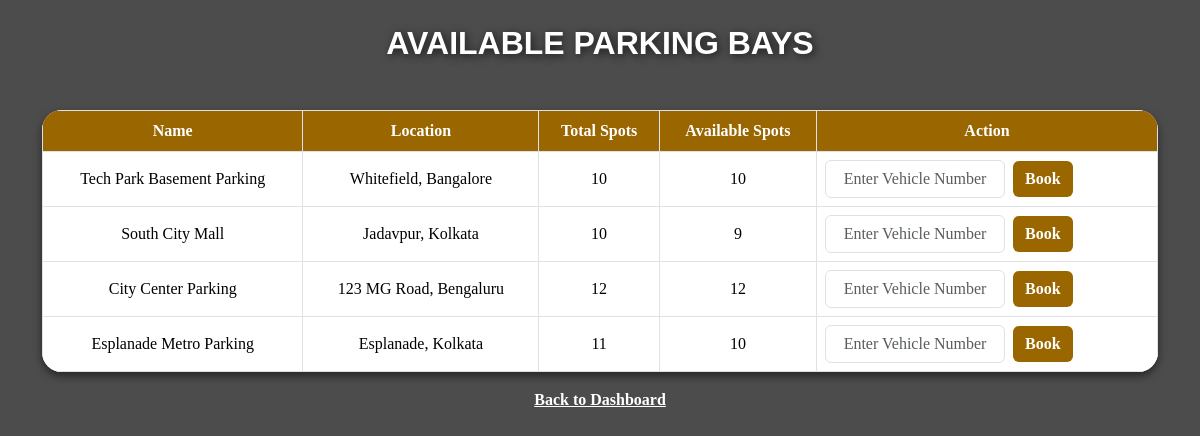
The app's page /view-lots/admin with its own data.
### app.py (models this page shows)
class ParkingLot(db.Model):
    __tablename__='parking_lot'
    id=db.Column(db.Integer,primary_key=True)
    name=db.Column(db.String(50), nullable=False)
    address=db.Column(db.String(50), nullable=False)
    pincode=db.Column(db.Integer, nullable= False)
    price_per_hour=db.Column(db.Float,nullable=False)
    max_spots=db.Column(db.Integer, nullable=False)
    spots=db.relationship('ParkingSpot',backref='lot')

### app.py (the view)
@app.route('/view-lots/<string:username>')
def view_lots(username):
    lots=ParkingLot.query.all()
    lot_data=[]
    for lot in lots:
        available_spots=sum(1 for spot in lot.spots if spot.status=='A')
        lot_data.append({'id':lot.id,'name':lot.name,'address':lot.address,'max_spots':lot.max_spots, 'available_spots':available_spots})
    return render_template('view_lots.html', lots=lot_data, username=username)

### Templates/view_lots.html (shortened to what this page needs)
<!DOCTYPE html>
<html lang="en">
<head>
    <link rel="stylesheet" href="{{url_for('static', filename='css/bootstrap.min.css')}}">
    <link rel="stylesheet" href="{{url_for('static', filename='css/style.css')}}">
</head>
<body class="auth-page">
    <div class="container text-center justify-content-center align-content-center content">
    <h2 class="mb-5 mt-4">Available Parking Bays</h2>
    <table class="table table-bordered table-hover align-middle text-center parking-table">
        <thead class="table_header">
        <tr>
            <th><strong>Name</strong></th>
            <th><strong>Location</strong></th>
            <th><strong>Total Spots</strong></th>
            <th><strong>Available Spots</strong></th>
            <th><strong>Action</strong></th>
        </tr>
        </thead>
        {% for lot in lots%}
        <tr>
            <td>{{lot.name}}</td>
            <td>{{lot.address}}</td>
            <td>{{lot.max_spots}}</td>
            <td>{{lot.available_spots}}</td>
            <td>{% if lot.available_spots > 0 %}
                <form action="{{ url_for('book_lot', lot_id=lot.id, username=username)}}" method="POST" class="d-flex align-items-center gap-2">
                    <input type="text" class="form-control" id="vehicle_number" name="vehicle_number" placeholder="Enter Vehicle Number" required>
                    <button class="btn btn-warning">Book</button>
                </form>
                {% else %}
                <p class="badge bg-danger">Full</p>
                {% endif %}
            </td>
        </tr>
        {% endfor %}
    </table>
    <p class="back-link text-center mt-3" ><a href="{{url_for('dashboard',user_name=username)}}" class="text-white text-decoration-underline">Back to Dashboard</a></p>
    </div>
</body>
</html>

### static/css/style.css (style rules this page uses)
html,body { height: 100%; margin:0; padding: 0; font-family: 'Times New Roman', Times, serif; }
.auth-page { background-image:url("https://images.unsplash.com/photo-1541348263662-e068662d82af?fm=jpg&q=60&w=3000&ixlib=rb-4.1.0&ixid=M3wxMjA3fDB8MHxzZWFyY2h8Mnx8c3BvcnRzJTIwY2FyfGVufDB8fDB8fHww"); background-size: cover; background-repeat: no-repeat; background-position: center; z-index: 2; font-family: 'Times New Roman', Times, serif; }
.auth-page::before { content: ""; position: absolute; height: 100%; width: 100%; background-color: rgba(0, 0, 0, 0.7); z-index: -1; }
.btn { background-color: #996600; color: white; }
table { background-color: blanchedalmond; border-radius: 20px; overflow: hidden; box-shadow: 0 4px 8px rgba(0, 0, 0, 0.5); }
.table_header th { background-color: #996600 !important; color: white !important; font-weight: bolder; }
.btn-warning { background-color: #996600; border: none; font-weight: bold; }
input.form-control { width: 180px; text-align: center; }
.content h2 { color: white; font-family: Verdana, Geneva, Tahoma, sans-serif; font-size: 2rem; font-weight: bolder; text-transform: uppercase; text-align: center; border-color: #664400; margin-bottom: 45px; animation: fadeInUp 1s ease-out; text-shadow: 2px 2px 8px rgba(0, 0, 0, 0.7); }
.back-link { color: blanchedalmond; font-weight: bold; font-size: 1rem; }

### records on screen
ParkingLot: name "Tech Park Basement Parking", address "Whitefield, Bangalore", max_spots "10", available_spots "10"
ParkingLot: name "South City Mall", address "Jadavpur, Kolkata", max_spots "10", available_spots "9"
ParkingLot: name "City Center Parking", address "123 MG Road, Bengaluru", max_spots "12", available_spots "12"
ParkingLot: name "Esplanade Metro Parking", address "Esplanade, Kolkata", max_spots "11", available_spots "10"
